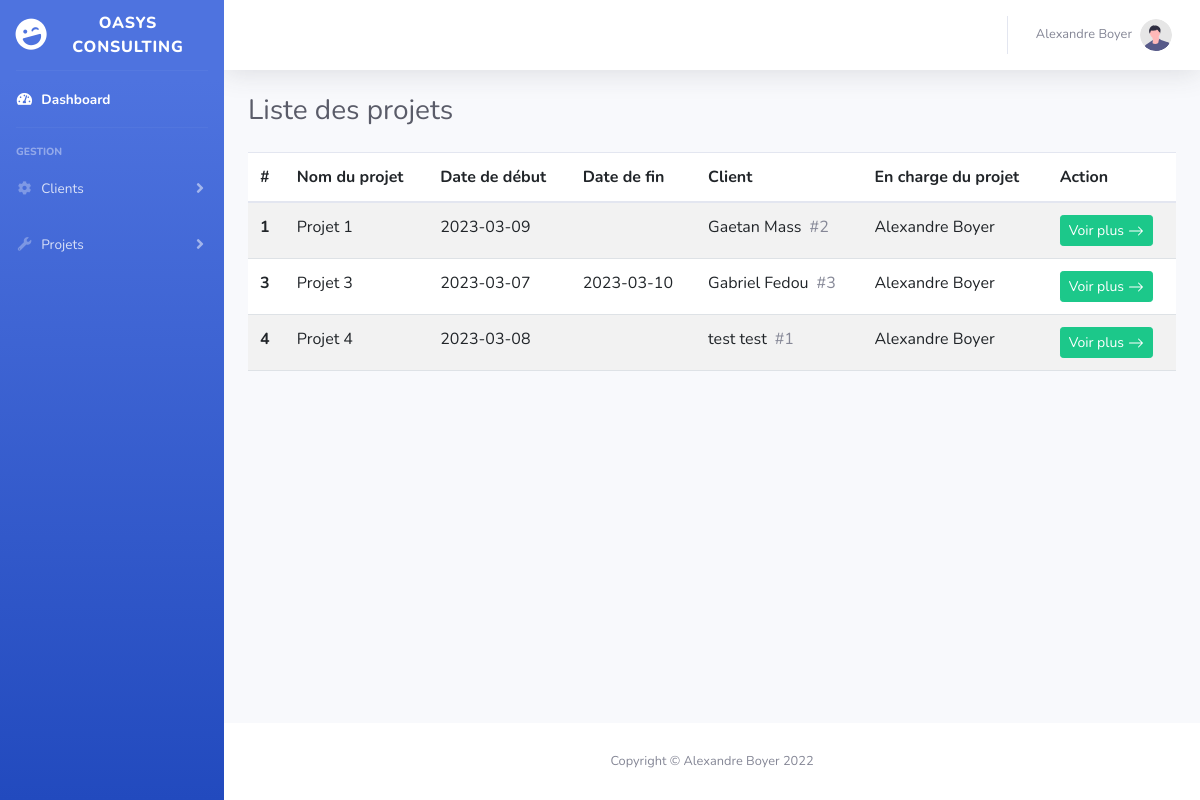
The page /controller/Route.php?action=list_project (signed in) on the database its author committed.
### tables this page shows
CREATE TABLE `projet` (
  `code_projet` int(11) NOT NULL,
  `libelle_projet` varchar(50) NOT NULL,
  `date_de_debut_projet` date NOT NULL,
  `date_de_fin_projet` date DEFAULT NULL,
  `taux_horaire_projet` int(11) DEFAULT NULL,
  `id_user` int(11) NOT NULL,
  `id_facturation` int(11) DEFAULT NULL,
  `id_client` int(11) NOT NULL
);

CREATE TABLE `client` (
  `id_client` int(11) NOT NULL,
  `adresse_mail_client` varchar(255) DEFAULT NULL,
  `nom_client` varchar(255) DEFAULT NULL,
  `prenom_client` varchar(255) DEFAULT NULL,
  `nom_entreprise_client` varchar(255) NOT NULL
);

CREATE TABLE `user` (
  `id_user` int(11) NOT NULL,
  `adresse_mail_user` varchar(255) DEFAULT NULL,
  `password_user` varchar(255) DEFAULT NULL,
  `nom_user` varchar(50) DEFAULT NULL,
  `prenom_user` varchar(50) DEFAULT NULL,
  `id_role` int(11) NOT NULL
);

### controller/List_projectController.php (called while the page is built, shortened)
<?php
class List_projectController extends Controller
{
    public function resolve() {
        $projetSERVICE = new \model\service\projetSERVICE();
        $vars = [
            "listProjects" => $projetSERVICE->getProject(),
        ];
        $this->render("list_project", $vars);
    }
}

### controller/Route.php (called while the page is built, shortened)
<?php
    require_once("../autoloader.php");
        $controller = new $controllerName();
        $controller->guard();
        $controller->resolve();
?>

### model/metier/projetMetier.php (called while the page is built, shortened)
<?php
class projetMetier {
    private $code_projet;
    private $libelle_projet;
    private $date_de_debut_projet;
    private $date_de_fin_projet;
    private $id_client;
    private $prenom_client;
    private $nom_client;
    private $prenom_gestionnaire_projet;
    private $nom_gestionnaire_projet;
    public function setCode_projet($code_projet) : void {
        $this->code_projet = $code_projet;
    }
    public function setLibelle_projet($libelle_projet) : void {
        $this->libelle_projet = $libelle_projet;
    }
    public function setDate_de_debut_projet($date_de_debut_projet) : void {
        $this->date_de_debut_projet = $date_de_debut_projet;
    }
    public function setDate_de_fin_projet($date_de_fin_projet) : void {
        $this->date_de_fin_projet = $date_de_fin_projet;
    }
    public function setId_client($id_client) : void {
        $this->id_client = $id_client;
    }
    public function setPrenom_client($prenom_client) : void {
        $this->prenom_client = $prenom_client;
    }
    public function setNom_client($nom_client) : void {
        $this->nom_client = $nom_client;
    }
    public function setPrenom_gestionnaire_projet($prenom_gestionnaire_projet) : void {
        $this->prenom_gestionnaire_projet = $prenom_gestionnaire_projet;
    }
    public function setNom_gestionnaire_projet($nom_gestionnaire_projet) : void {
        $this->nom_gestionnaire_projet = $nom_gestionnaire_projet;
    }
    public function getCode_projet() {
        return $this->code_projet;
    }
    public function getLibelle_projet() {
        return $this->libelle_projet;
    }
    public function getDate_de_debut_projet() {
        return $this->date_de_debut_projet;
    }
    public function getDate_de_fin_projet() {
        return $this->date_de_fin_projet;
    }
    public function getId_client() {
        return $this->id_client;
    }
    public function getPrenom_client() {
        return $this->prenom_client;
    }
    public function getNom_client() {
        return $this->nom_client;
    }
    public function getPrenom_gestionnaire_projet() {
        return $this->prenom_gestionnaire_projet;
    }
    public function getNom_gestionnaire_projet() {
        return $this->nom_gestionnaire_projet;
    }
}
?>

### model/dao/projetDAO.php (called while the page is built, shortened)
<?php
class projetDAO
{
    private $Connection;
    public function __construct()
    {
        try {
            $hconnection = new Connexion();
            $this->Connection = $hconnection->getConnection();
        } catch (\Exception $e) {
            throw new \Exception('Impossible d\'établir la connexion à la BD.');
        }
    }
    public function getProject()
    {
        $getProject = $this->Connection->prepare("SELECT projet.code_projet, projet.libelle_projet, projet.date_de_debut_projet, projet.date_de_fin_projet, projet.id_client, client.nom_client, client.prenom_client, user.nom_user, user.prenom_user FROM projet, client, user WHERE projet.id_client = client.id_client AND projet.id_user = user.id_user AND projet.id_user = :id_user");
        $getProject->bindParam(':id_user', $_SESSION['id']);
        $getProject->execute();
        return projetMetier::fromFetchAllData($getProject->fetchAll());
    }
}
?>

### model/dao/Connexion.php (called while the page is built, shortened)
<?php
class Connexion{
    private $driver;
    private $host, $user, $pass, $database, $charset;
    public function __construct() {
        $this->driver=DB_DRIVER;
        $this->host=DB_HOST;
        $this->user=DB_USER;
        $this->pass=DB_PASS;
        $this->database=DB_DATABASE;
        $this->charset=DB_CHARSET;
    }
    public function getConnection(){
        $dsn = $this->driver.':host='.$this->host.';dbname='.$this->database.';charset='.$this->charset;
        try {
            $connection = new \PDO($dsn, $this->user, $this->pass);
            $connection->setAttribute(\PDO::ATTR_ERRMODE, \PDO::ERRMODE_EXCEPTION);
            return $connection;
        } catch (\PDOException $e) {
            throw new \Exception('Impossible d\'établir la connexion à la BD.');
        }
    }
}
?>

### model/service/projetSERVICE.php (called while the page is built, shortened)
<?php
class projetSERVICE {
    private $projetDAO;
    public function __construct() {
        try {
            $this->projetDAO = new \model\dao\projetDAO();
        }
        catch (\Exception $e) {
            throw new \Exception('Impossible d\'établir la connexion à la BD.');
        }
    }
    public function getProject() {
        return $this->projetDAO->getProject();
    }
}

### autoloader.php (called while the page is built, shortened)
<?php
class Autoloader {
    static public function loader($className) {
        $filename = BASE_PATH.DIRECTORY_SEPARATOR.str_replace("\\", DIRECTORY_SEPARATOR, $className) . ".php";
        if (file_exists($filename)) {
            if (class_exists($className)) {
                return TRUE;
            }
        }
        return FALSE;
    }
}
?>

### view/list_project.php (the view, shortened to what this page needs)
<!DOCTYPE html>
<html lang="fr">
    <head>
        <link href="../assets/vendor/fontawesome-free/css/all.min.css" rel="stylesheet" type="text/css">
        <link href="https://cdn.jsdelivr.net/npm/bootstrap@5.3.0-alpha1/dist/css/bootstrap.min.css" rel="stylesheet">
        <link href="../assets/css/sb-admin-2.min.css" rel="stylesheet">
    </head>
    <body id="page-top">
    <div id="wrapper">
        <?php
        include('../assets/include/header.php');
        ?>
        <div id="content-wrapper" class="d-flex flex-column">
            <div id="content">
                <?php
                include('../assets/include/topbar.php');
                ?>
                <div class="container-fluid">
                    <h1 class="h3 mb-4 text-gray-800">Liste des projets</h1>
                    <table class="table table-striped">
                        <thead>
                            <tr>
                                <th scope="col">#</th>
                                <th scope="col">Nom du projet</th>
                                <th scope="col">Date de début</th>
                                <th scope="col">Date de fin</th>
                                <th scope="col">Client</th>
                                <th scope="col">En charge du projet</th>
                                <th scope="col">Action</th>
                            </tr>
                        </thead>
                        <tbody>
                            <?php
                            foreach($listProjects as $project) {
                                echo "<tr>";
                                    echo "<th scope='row'>".$project->getCode_projet()."</th>";
                                    echo "<td>".$project->getLibelle_projet()."</td>";
                                    echo "<td>".$project->getDate_de_debut_projet()."</td>";
                                    echo "<td>".$project->getDate_de_fin_projet()."</td>";
                                    echo "<td>".$project->getPrenom_client()." ".$project->getNom_client()."<span class='text-muted ml-2'>#".$project->getId_client()."</span></td>";
                                    echo "<td>".$project->getPrenom_gestionnaire_projet()." ".$project->getNom_gestionnaire_projet()."</td>";
                                    echo "<td><a class='btn btn-sm btn-success' href='../controller/Route.php?action=project&project_number=".$project->getCode_projet()."'>Voir plus <svg xmlns='http://www.w3.org/2000/svg' width='16' height='16' fill='currentColor' class='bi bi-arrow-right' viewBox='0 0 16 16'><path fill-rule='evenodd' d='M1 8a.5.5 0 0 1 .5-.5h11.793l-3.147-3.146a.5.5 0 0 1 .708-.708l4 4a.5.5 0 0 1 0 .708l-4 4a.5.5 0 0 1-.708-.708L13.293 8.5H1.5A.5.5 0 0 1 1 8z'/></svg></a></td>";
                                echo "</tr>";
                            }?>
                        </tbody>
                    </table>
                </div>
            </div>
            <?php
            include('../assets/include/footer.php');
            ?>
        </div>
    </div>
    </body>
</html>

### assets/include/header.php (shortened to what this page needs)
<!DOCTYPE html>
<html lang="fr">
    <ul class="navbar-nav bg-gradient-primary sidebar sidebar-dark accordion" id="accordionSidebar">
        <a class="sidebar-brand d-flex align-items-center justify-content-center" href="../index.php">
            <div class="sidebar-brand-icon rotate-n-15">
                <i class="fas fa-laugh-wink"></i>
            </div>
            <div class="sidebar-brand-text mx-3">Oasys consulting</div>
        </a>
        <hr class="sidebar-divider my-0">
        <li class="nav-item active">
            <a class="nav-link" href="../controller/Route.php?action=dashboard">
                <i class="fas fa-fw fa-tachometer-alt"></i>
                <span>Dashboard</span></a>
        </li>
        <hr class="sidebar-divider">
        <div class="sidebar-heading">
            Gestion
        </div>
        <li class="nav-item">
            <a class="nav-link collapsed" data-toggle="collapse" data-target="#collapseTwo"
               aria-expanded="true" aria-controls="collapseTwo">
                <i class="fas fa-fw fa-cog"></i>
                <span>Clients</span>
            </a>
        </li>
        <li class="nav-item">
            <a class="nav-link collapsed" data-toggle="collapse" data-target="#collapseUtilities"
               aria-expanded="true" aria-controls="collapseUtilities">
                <i class="fas fa-fw fa-wrench"></i>
                <span>Projets</span>
            </a>
        </li>
    </ul>
</html>

### assets/include/topbar.php (shortened to what this page needs)
<!DOCTYPE html>
<html lang="fr">
    <nav class="navbar navbar-expand navbar-light bg-white topbar mb-4 static-top shadow">
        <ul class="navbar-nav ml-auto">
            <li class="nav-item dropdown no-arrow">
                <a class="nav-link dropdown-toggle" href="#" id="userDropdown" role="button"
                   data-toggle="dropdown" aria-haspopup="true" aria-expanded="false">
                    <span class="mr-2 d-none d-lg-inline text-gray-600 small">
                        <?php
                        echo $_SESSION["prenom"]." ".$_SESSION["nom"];
                        ?>
                    </span>
                    <img class="img-profile rounded-circle"
                         src="../assets/img/undraw_profile.svg">
                </a>
            </li>
        </ul>
    </nav>
</html>

### assets/include/footer.php
<!DOCTYPE html>
<html lang="fr">
    <footer class="sticky-footer bg-white">
        <div class="container my-auto">
            <div class="copyright text-center my-auto">
                <span>Copyright &copy; Alexandre Boyer 2022</span>
            </div>
        </div>
    </footer>
</html>

### controller/Controller.php (shortened to what this page needs)
<?php
abstract class Controller
{
    private function commonVariables(): array
    {
        return isset($_SESSION['id']) ?
            [
            "id" => $_SESSION['id'],
            "email" => $_SESSION['email'],
            "nom" => $_SESSION['nom'],
            "prenom" => $_SESSION['prenom'],
            "role" => $_SESSION['role'],
            ] : [];
    }
    public final function render(string $view, array $vars = [], bool $print = true)
    {
        $viewPath = "../view/$view.php";
        $output = NULL;
        $allVars = array_merge($this->commonVariables(), $vars);
        if(file_exists($viewPath)){
            extract($allVars);
            include $viewPath;
            $output = ob_get_clean();
        }
        if ($print)
            print $output;
        return $output;
    }
}

### rows shown on the page
projet: code_projet "1", libelle_projet "Projet 1", date_de_debut_projet "2023-03-09", id_client.prenom_client "Gaetan", id_client.nom_client "Mass", id_client "2", id_user.prenom_user "Alexandre", id_user.nom_user "Boyer"
projet: code_projet "3", libelle_projet "Projet 3", date_de_debut_projet "2023-03-07", date_de_fin_projet "2023-03-10", id_client.prenom_client "Gabriel", id_client.nom_client "Fedou", id_client "3", id_user.prenom_user "Alexandre", id_user.nom_user "Boyer"
projet: code_projet "4", libelle_projet "Projet 4", date_de_debut_projet "2023-03-08", id_client.prenom_client "test", id_client.nom_client "test", id_client "1", id_user.prenom_user "Alexandre", id_user.nom_user "Boyer"

### other values the page prints
$_SESSION["prenom"] "Alexandre"
$_SESSION["nom"] "Boyer"
